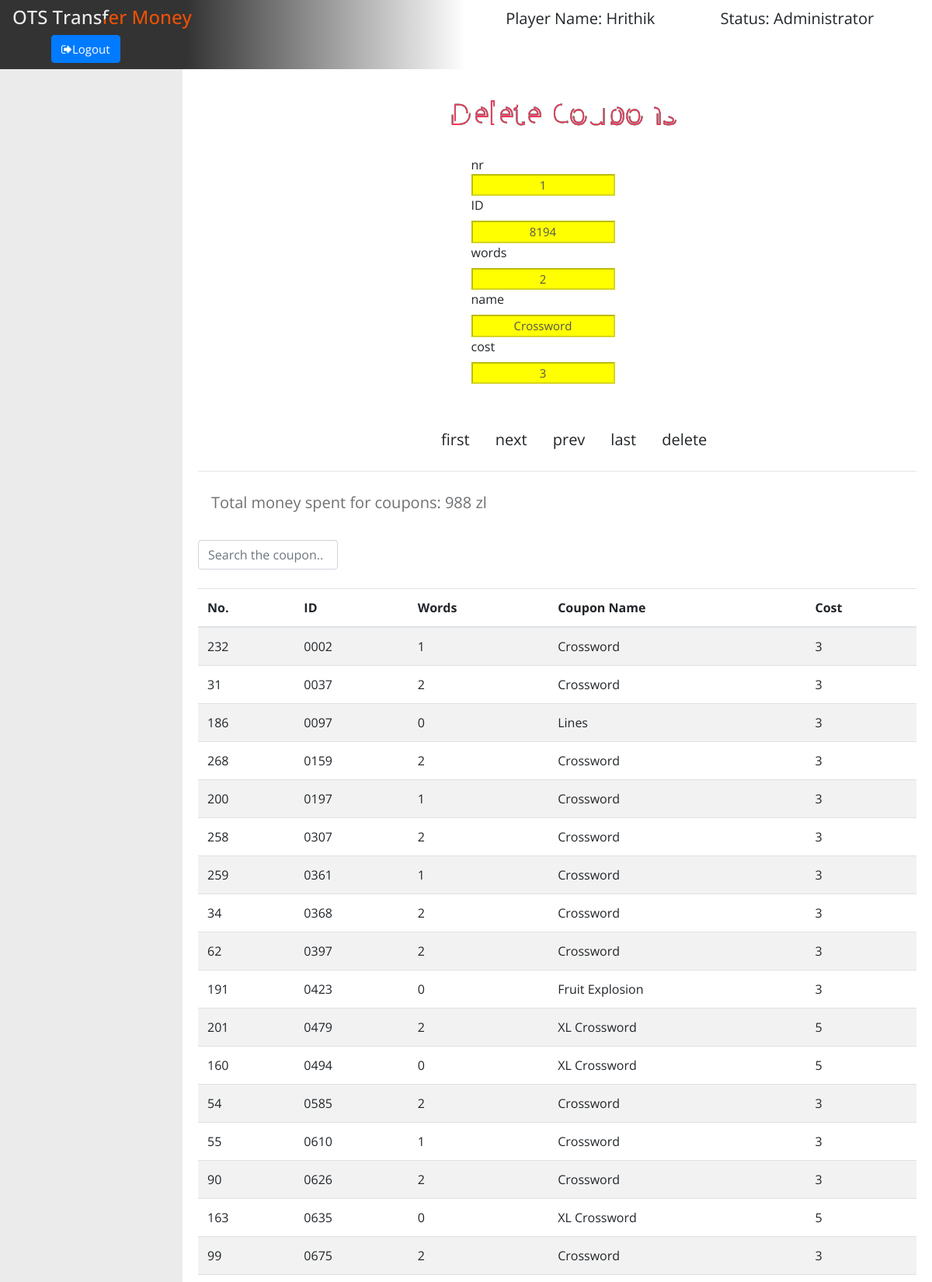
The app's page /coupons/delData.php (signed in, upper part) with its own data.
### tables this page shows
CREATE TABLE `customers` (
  `Acc_no` int(30) NOT NULL,
  `First_name` varchar(30) NOT NULL,
  `Status` varchar(30) NOT NULL,
  `DOB` date NOT NULL,
  `Contact_No` bigint(12) NOT NULL,
  `Address` varchar(50) NOT NULL,
  `Created_on` date NOT NULL,
  `Amount` int(11) NOT NULL,
  `ATM_NO` bigint(20) NOT NULL,
  `PIN` int(11) NOT NULL
);

CREATE TABLE `zdrapki` (
  `nr` bigint(20) UNSIGNED NOT NULL,
  `id` varchar(4) NOT NULL,
  `words` int(5) NOT NULL,
  `miasto` int(30) DEFAULT NULL,
  `cost` int(11) NOT NULL
);

CREATE TABLE `miasto` (
  `nr` bigint(20) UNSIGNED NOT NULL,
  `nazwa` varchar(30) NOT NULL
);

CREATE TABLE `costs` (
  `id` int(11) NOT NULL,
  `value` int(11) NOT NULL
);

### coupons/libfunc.php (the view, shortened to what this page needs)
<?php
function selectQuery($query)
{
	$result = mysqli_query($GLOBALS['mysql2'], $query);
   $fieldNum = mysqli_num_fields($result);
   if($_SESSION['lenght'] > 0)
   {
	  if(mysqli_data_seek($result, $_SESSION['pointer']))
	  {
		$row2 = mysqli_fetch_row($result);
	  }
   }
   else
   {
	   for ($i=0;$i<$fieldNum;$i++)
		{
			$row2[$i]="";
		}
   }
   return $row2;
}
function displayData(&$data=array())
{
	$query="SELECT z.nr, z.id, z.words, m.nazwa, c.value FROM zdrapki z, miasto m, costs c WHERE z.miasto = m.nr AND z.cost = c.id ORDER BY z.nr ASC";
	$data = selectQuery($query);
}
function showTable()
{
	$query="SELECT z.nr, z.id, z.words, m.nazwa, c.value FROM zdrapki AS z INNER JOIN miasto AS m ON z.miasto = m.nr INNER JOIN costs AS c ON z.cost = c.id ORDER BY z.id ASC";
	$result = mysqli_query($GLOBALS['mysql2'], $query);
	echo "<br>
	<input class='form-control' type='text' name='search' id='myInput' placeholder='Search the coupon..'><br>
	<table class='table table-striped table-hover'>
	<thead><tr><th>No.</th><th>ID</th><th>Words</th><th>Coupon Name</th><th>Cost</th></tr></thead>";
	    while ($row = mysqli_fetch_assoc($result))
	    {
		   echo "<tr class='myTable'><td>".$row['nr']."</td><td>".$row['id']."</td><td>".$row['words']."</td><td>".$row['nazwa']."</td><td>".$row['value']."</td></tr>";
	    }
	echo "</table>";
}
function countMoney()
{
	$query="SELECT SUM(c.value) FROM zdrapki z INNER JOIN costs c ON z.cost = c.id";
	$result = mysqli_query($GLOBALS['mysql2'], $query);
	$county = mysqli_fetch_row($result);
	return $county[0];
}
function LogOutButton()
{
	?>
    </div>
</div>
	<?php
}
?>

### coupons/delData.php (shortened to what this page needs)
<?php
include_once('libfunc.php');
include_once('GUIfunc.php');
require_once '../server_connect.inc.php';
$acc_no=$_SESSION['acc_no'];
$query2="SELECT First_name,Amount, Status FROM CUSTOMERS WHERE Acc_no='$acc_no'";
$query2_data=mysqli_query($mysql1, $query2);
$query2_row = mysqli_fetch_assoc($query2_data);
$first_name = $query2_row['First_name'];
$status = $query2_row['Status'];
 if($status == 'Member')
		$label = 'primary';
	else
		$label = 'danger';
?>
<!DOCTYPE html>
<html>
<head>
  <link rel="stylesheet" href="../css/templatemo_main.css">
</head>
</body>
<div id="main-wrapper">
    <div class="navbar navbar-inverse top-bar-gradient" role="navigation">
        <div class="navbar-header">
            <div class="logo hope"><h1>OTS Transfer Money</h1></div>
				<span class="top1-menu-word">Player Name: <?php echo $first_name; ?></span>
				<span class="top2-menu-word">Status: <span class="label label-<?php echo $label;?>"><?php echo $status;?></span></span>
                <span><a href="javascript:;" class="btn btn-primary top3-menu-word" data-toggle="modal" data-target="#confirmModal"><i class="fa fa-sign-out"></i>Logout</a></span>
        </div>
    </div>
    <div class="template-page-wrapper">
        <div class="templatemo-content-wrapper">
            <div class="templatemo-content">
<?php
$label=array('nr','ID','words', 'name', 'cost');
$data=array();
displayData($data);
startForm('control.php');
displayForm($label, $data, false);
buttonBarDel();
endForm();
showTable();
LogOutButton();
?>
</div>
</div>
</body>
</html>

### coupons/GUIfunc.php (shortened to what this page needs)
<?php
function startForm($akcja)
{
	echo "<form method='post' action='$akcja'>";
}
function endForm()
{
	echo "</form><hr>";
	echo "<div class='btn btn-primary-new disabled btn-lg'>Total money spent for coupons: ".countMoney()." zl</div><br>";
}
function displayForm($label=array(),$data=array(),$edit)
{
	$range=count($label);
	$lista=selectData('miasto');
	$lista2=selectMoney();
	echo "<br><div class='input-group' style='margin-left: 38%; width: 20%;'><div class='input-group-addon' style='width: 30%; overflow: hidden;'>$label[0]</div>";
	echo "<input type='text' class='update-data-no' name='dane[]' value='$data[0]' disabled='disabled' style='font-size: 15px; text-align: center; width: 120%; background-color: yellow;'/></div>";
	for ($i=1;$i<$range;$i++)
	{
		echo "<div class='input-group' style='margin-left: 38%; width: 20%;'><label class='input-group-addon' style='width: 30%; overflow: hidden;'>$label[$i]</label>";
		if (!$edit)
		{
			echo "<input type='text' class='update-data-rest' name='dane[]' value='$data[$i]' disabled='disabled' style='font-size: 15px; text-align: center; width: 120%; background-color: yellow;'/></div>";
		}
		elseif($i == 4)
		{
			selectOption($lista,$data[$range-1]);
		}
        elseif($i == 3)
		{
			selectOption2($lista2,$data[$range-1]);
		}
		else{
			echo "<input type='text' class='update-data-rest' name='dane[]' value='$data[$i]' style='font-size: 15px; text-align: center; width: 120%;' required/></div>";
			}
	}
	echo "<br/><br/>";
}
	?>
	<?php
function buttonBarDel()
{
	?>
	<div class="btn-group" style="margin-left: 32%;">
	<input type="submit" class="btn btn-success-new btn-lg" name="delete" value="first">
	<input type="submit" class="btn btn-secondary-new btn-lg" name="delete" value="next">
	<input type="submit" class="btn btn-secondary-new btn-lg" name="delete" value="prev">
    <input type="submit" class="btn btn-secondary-new btn-lg" name="delete" value="last">
	<input type="submit" class="btn btn-danger-new btn-lg" name="delete" value="delete">
	</div>
	<?php
}
	?>

### css/templatemo_main.css (style rules this page uses)
* { font-family: 'Open Sans', sans-serif; }
h1 { font-size: 24px; }
.logo { display: inline-block; margin: 10px 15px; }
.templatemo-content-wrapper { float: left; width: 100%; }
.templatemo-content { margin-left: 235px; margin-top: 0px; min-height: 600px; padding: 25px 20px 0 20px; background-color: white; overflow-x: hidden; }
.top1-menu-word { margin-left: 400px; font-size: 20px; }
.top2-menu-word { margin-left: 80px; font-size: 20px; }
.top3-menu-word { margin-left: 50px; font-size: 15px; }
.top-bar-gradient { background: linear-gradient(to right, #333 20%, white 50%); border: 0; }
.hope { font-size: 30px; color: rgba(255,255,255,.25); text-align: center; margin: 0; background: url(line.png) repeat-y; -webkit-background-clip: text; background-clip: text; -webkit-text-fill-color: transparent; -webkit-animation: aitf 80s linear infinite; -webkit-transform: translate3d(0,0,0); -webkit-backface-visibility: hidden; }
input[name=search] { width: 180px; transition: width 0.4s ease-in-out; }

### records on screen
customers: First_name "Hrithik", Status "Administrator"
zdrapki: nr "1", id "8194", words "2"
miasto: nazwa "Crossword"
costs: value "3"
zdrapki: nr "232", id "0002", words "1", miasto.nazwa "Crossword", costs.value "3"
zdrapki: nr "31", id "0037", words "2", miasto.nazwa "Crossword", costs.value "3"
zdrapki: nr "186", id "0097", words "0", miasto.nazwa "Lines", costs.value "3"
zdrapki: nr "268", id "0159", words "2", miasto.nazwa "Crossword", costs.value "3"
zdrapki: nr "200", id "0197", words "1", miasto.nazwa "Crossword", costs.value "3"
zdrapki: nr "258", id "0307", words "2", miasto.nazwa "Crossword", costs.value "3"
zdrapki: nr "259", id "0361", words "1", miasto.nazwa "Crossword", costs.value "3"
zdrapki: nr "34", id "0368", words "2", miasto.nazwa "Crossword", costs.value "3"
zdrapki: nr "62", id "0397", words "2", miasto.nazwa "Crossword", costs.value "3"
zdrapki: nr "191", id "0423", words "0", miasto.nazwa "Fruit Explosion", costs.value "3"
zdrapki: nr "201", id "0479", words "2", miasto.nazwa "XL Crossword", costs.value "5"
zdrapki: nr "160", id "0494", words "0", miasto.nazwa "XL Crossword", costs.value "5"
zdrapki: nr "54", id "0585", words "2", miasto.nazwa "Crossword", costs.value "3"
zdrapki: nr "55", id "0610", words "1", miasto.nazwa "Crossword", costs.value "3"
zdrapki: nr "90", id "0626", words "2", miasto.nazwa "Crossword", costs.value "3"
zdrapki: nr "163", id "0635", words "0", miasto.nazwa "XL Crossword", costs.value "5"
zdrapki: nr "99", id "0675", words "2", miasto.nazwa "Crossword", costs.value "3"

### other values on screen
$label[0] "nr"
$label[$i] "ID"
$label[$i] "words"
$label[$i] "name"
$label[$i] "cost"
countMoney() "988"
